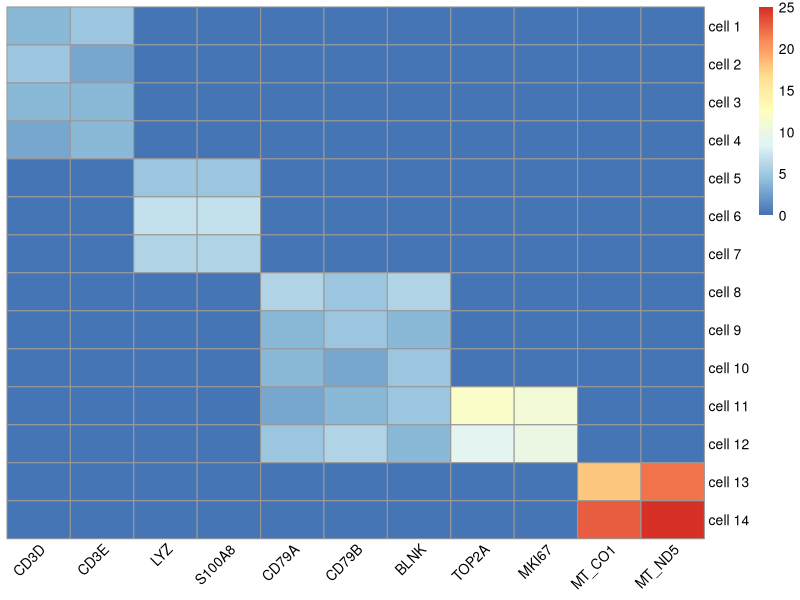
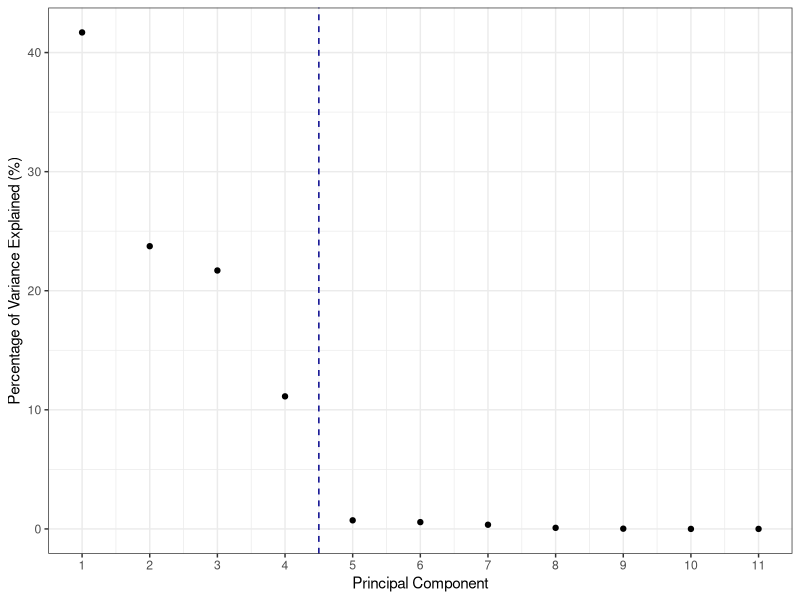
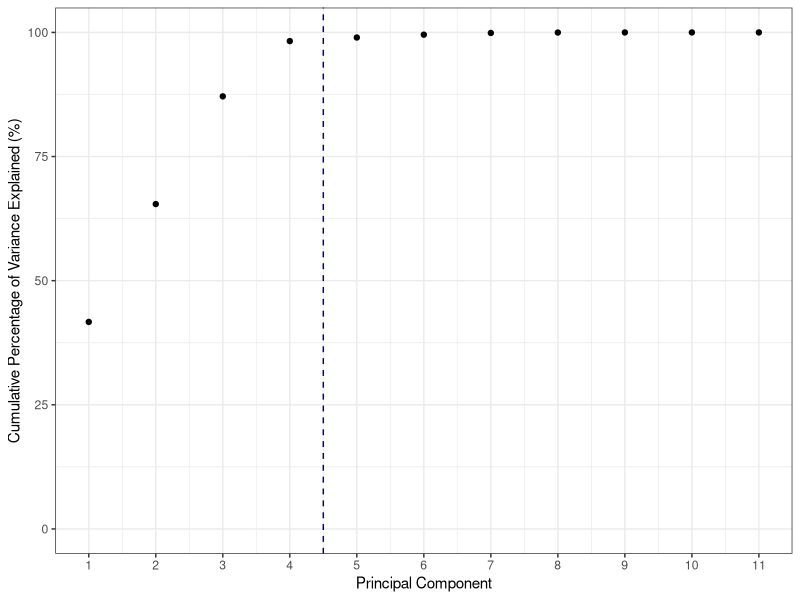
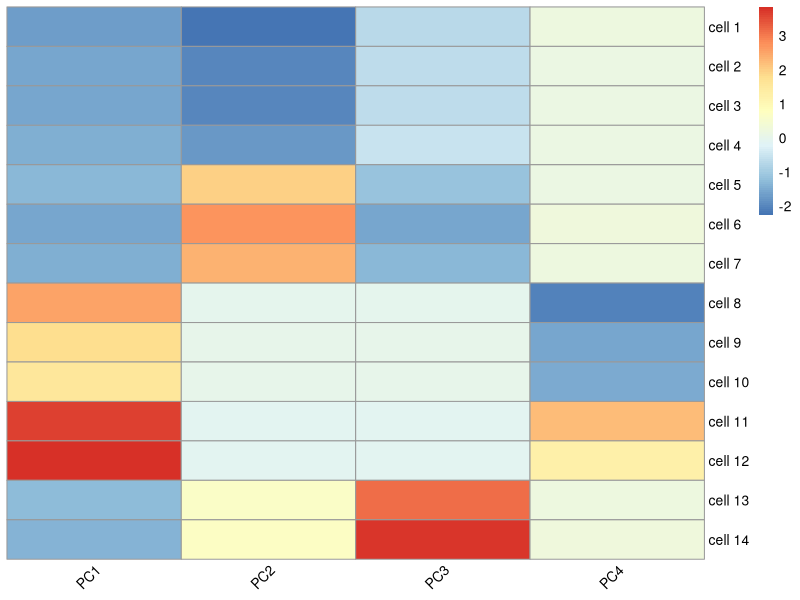
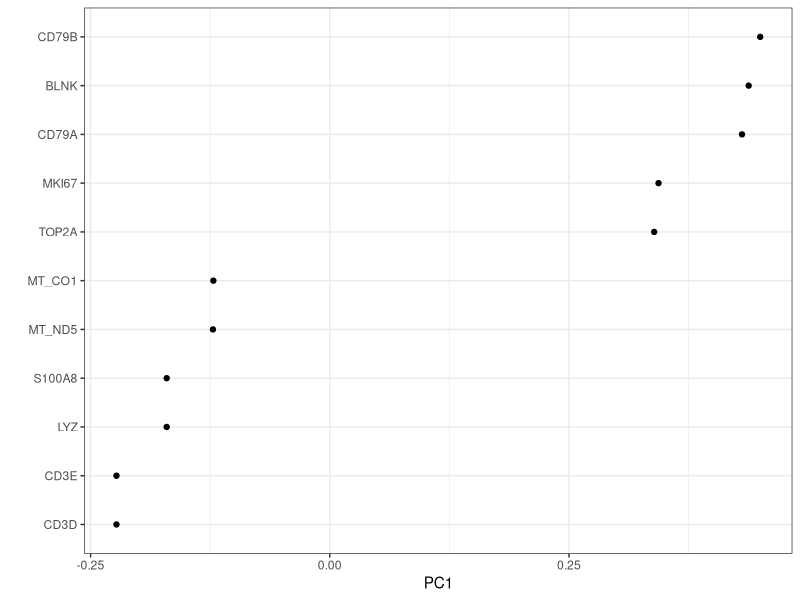
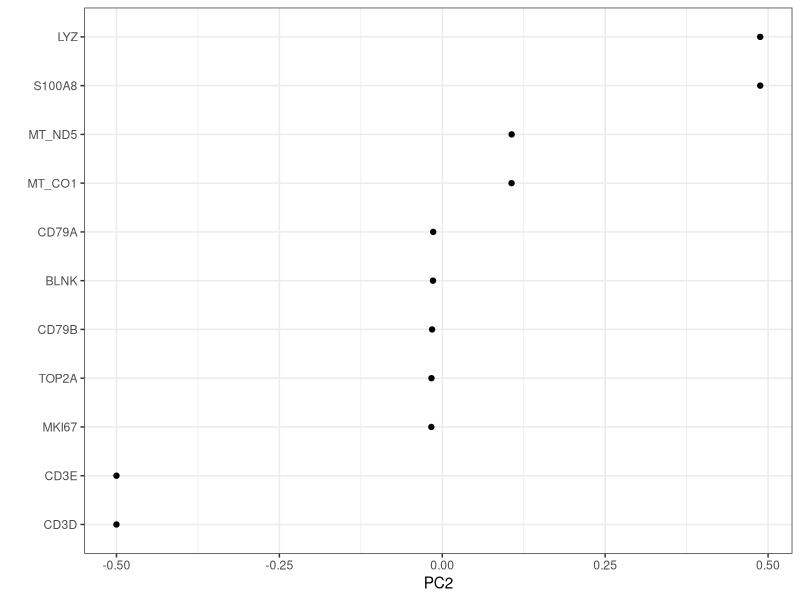
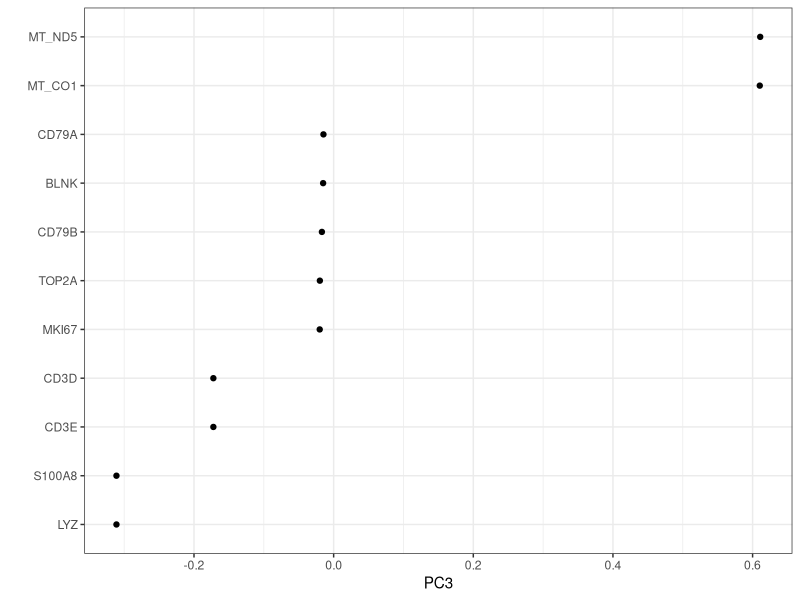
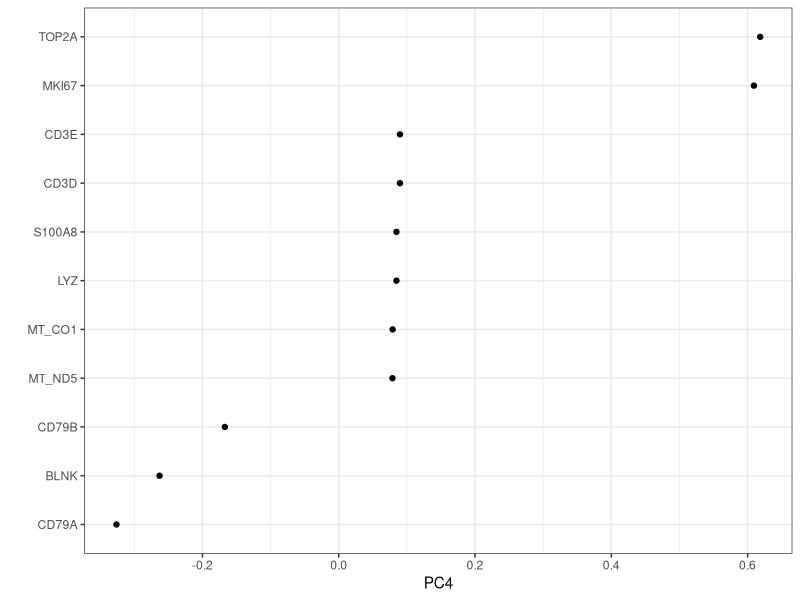

These charts were generated, in order, by the following R code:
## ---- chunk 1
knitr::opts_chunk$set(echo = TRUE)
## ---- chunk 2
library(pheatmap)
library(tidyverse)
## ---- chunk 3
# Create toy dataset
toy <- data.frame(
  CD3D = c(4, 5, 4, 3, 0, 0, 0, 0, 0, 0, 0, 0, 0, 0),
  CD3E = c(5, 3, 4, 4, 0, 0, 0, 0, 0, 0, 0, 0, 0, 0),
  LYZ = c(0, 0, 0, 0, 5, 7, 6, 0, 0, 0, 0, 0, 0, 0),
  S100A8 = c(0, 0, 0, 0, 5, 7, 6, 0, 0, 0, 0, 0, 0, 0),
  CD79A = c(0, 0, 0, 0, 0, 0, 0, 6, 4, 4, 3, 5, 0, 0),
  CD79B = c(0, 0, 0, 0, 0, 0, 0, 5, 5, 3, 4, 6, 0, 0),
  BLNK = c(0, 0, 0, 0, 0, 0, 0, 6, 4, 5, 5, 4, 0, 0),
  TOP2A = c(0, 0, 0, 0, 0, 0, 0, 0, 0, 0, 12, 9, 0, 0),
  MKI67 = c(0, 0, 0, 0, 0, 0, 0, 0, 0, 0, 11, 10, 0, 0),
  MT_CO1 = c(0, 0, 0, 0, 0, 0, 0, 0, 0, 0, 0, 0, 18, 23),
  MT_ND5 = c(0, 0, 0, 0, 0, 0, 0, 0, 0, 0, 0, 0, 22, 25) 
)
rownames(toy) <- paste("cell", as.character(1:nrow(toy)))
toy <- as.matrix(toy)


# Visualize
pheatmap(toy, cluster_cols = FALSE, cluster_rows = FALSE, angle_col = 45)
## ---- chunk 4
toy_centered <- scale(toy, center = TRUE, scale = FALSE)
toy_centered[1:6,1:6]
## ---- chunk 5
cov_matrix <- (1 / (nrow(toy_centered) - 1)) * (t(toy_centered) %*% toy_centered)
eigen_cov_matrix <- eigen(cov_matrix)

pdir_eigen <- eigen_cov_matrix$vectors
pdir_eigen[1:6,1:6]

var_eigen <- eigen_cov_matrix$values
head(var_eigen)

scores_eigen <- toy_centered %*% pdir_eigen
scores_eigen[1:6, 1:6]
## ---- chunk 6
toy_to_svd <- toy_centered
toy_svd <- svd(toy_to_svd, nu = nrow(toy_to_svd))

pdir_svd <- toy_svd$v
pdir_svd[1:6,1:6]

d_adjusted <- toy_svd$d * (1 / sqrt(nrow(toy) - 1))
var_svd <- d_adjusted ** 2
head(var_svd)

sigma <- diag(toy_svd$d, nrow(toy_svd$u), ncol(toy_svd$v))
scores_svd <- toy_svd$u %*% sigma
scores_svd[1:6,1:6]
## ---- chunk 7
pca_out <- prcomp(toy, center = TRUE)
## ---- chunk 8
pdir_pca <- pca_out$rotation
pdir_pca[1:6,1:6]

var_pca <- pca_out$sdev ** 2
head(var_pca)

scores_pca <- pca_out$x
scores_pca[1:6,1:6]
## ---- chunk 9
# PCA centered and scaled
pca_out_scaled <- prcomp(toy, center = TRUE, scale. = TRUE)
## ---- chunk 10
summary(pca_out_scaled)
## ---- chunk 11
# Calculate percentage of variance explained (PVE):
pve <- pca_out_scaled$sdev ** 2 / sum(pca_out_scaled$sdev ** 2) * 100
pve <- round(pve, 2)
pve_df <- data.frame(principal_component = 1:length(pve), pve = pve)
pve_gg <- pve_df %>%
  ggplot(aes(principal_component, pve)) +
    geom_point() +
    geom_vline(xintercept = 4.5, linetype = "dashed", color = "darkblue") +
    scale_x_continuous(breaks = 1:length(pve)) +
    labs(x = "Principal Component", y = "Percentage of Variance Explained (%)") +
    theme_bw()
pve_gg
## ---- chunk 12
summ_pca <- summary(pca_out_scaled)
cum_pct <- summ_pca$importance["Cumulative Proportion", ] * 100
cum_pct_df <- data.frame(principal_component = 1:length(pve), cum_pct = cum_pct)
cum_pct_gg <- cum_pct_df %>%
  ggplot(aes(principal_component, cum_pct)) +
    geom_point() +
    geom_vline(xintercept = 4.5, linetype = "dashed", color = "darkblue") +
    scale_x_continuous(breaks = 1:length(cum_pct)) +
    scale_y_continuous(limits = c(0, 100)) +
    labs(x = "Principal Component", y = "Cumulative Percentage of Variance Explained (%)") +
    theme_bw()
cum_pct_gg
## ---- chunk 13
toy_reduced <- pca_out_scaled$x[, c("PC1", "PC2", "PC3", "PC4")]
gene_loads_reduced <- pca_out_scaled$rotation[, c("PC1", "PC2", "PC3", "PC4")]
pheatmap(toy_reduced, cluster_rows = FALSE, cluster_cols = FALSE, angle_col = 45)
## ---- chunk 14
significant_pcs <- c("PC1", "PC2", "PC3", "PC4")
loadings_gg <- map(significant_pcs, function(x) {
  loadings <- gene_loads_reduced[, x]
  df <- data.frame(gene = names(loadings), score = loadings)
  p <- df %>%
    ggplot(aes(fct_reorder(gene, score), score)) +
      geom_point() +
      labs(x = "", y = x) +
      theme_bw() +
      coord_flip()
  return(p)
})
loadings_gg
## ---- chunk 15
dist_mat <- dist(toy_reduced, method = "euclidean")
pheatmap(dist_mat, cluster_rows = FALSE, cluster_cols = FALSE)
## ---- chunk 16
hclust_average <- hclust(dist_mat, method = "average")
plot(
  hclust_average,
  labels = rownames(toy),
  main = "Average Linkage",
  xlab = "",
  sub = "",
  ylab = ""
)
## ---- chunk 17
plot(
  hclust_average,
  labels = rownames(toy),
  main = "Average Linkage",
  xlab = "",
  sub = "",
  ylab = ""
)
abline(h = 2.5, col = "red")
hc_clusters <- cutree(hclust_average, h = 2.5)
hc_clusters
table(hc_clusters)
annotation_rows <- data.frame(cluster = as.character(hc_clusters))
rownames(annotation_rows) <- names(hc_clusters)
pheatmap(
  toy_centered,
  cluster_rows = FALSE,
  cluster_cols = FALSE,
  angle_col = 315,
  annotation_row = annotation_rows
)
## ---- chunk 18
annotated_clusters <- c("T-cells", "Monocytes", "Naive B-cells", "Plasma Cells", "poor-quality cells")
names(annotated_clusters) <- as.character(1:5)
annotation_rows$annotation <- annotated_clusters[annotation_rows$cluster]
pheatmap(
  toy_centered,
  cluster_rows = FALSE,
  cluster_cols = FALSE,
  angle_col = 315,
  annotation_row = annotation_rows
)
## ---- chunk 19
sessionInfo()
